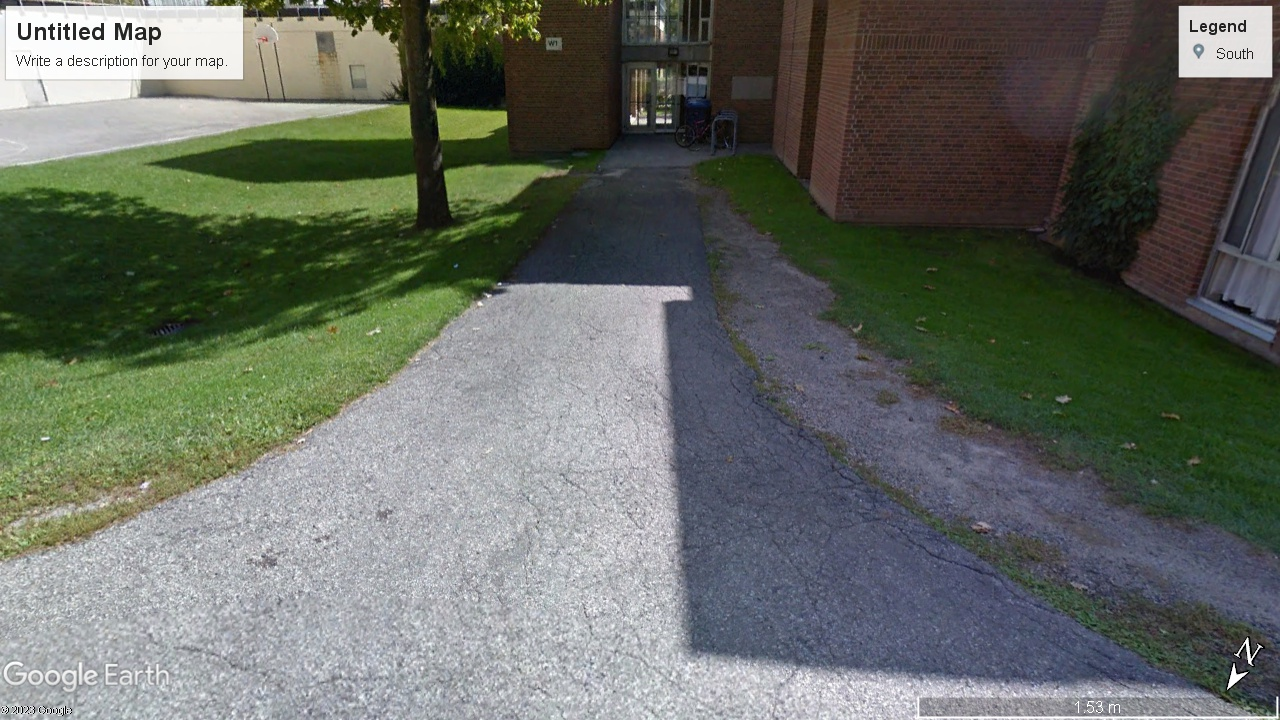
#> input picture Sidewalks/P1.jpg, 1280 x 720 px, given in place of the camera
$ jupyter execute --allow-errors linedetector.ipynb   (shell and % lines are left out)
#> lines starting #> are read from the running program, lines starting #| are printed output that depends on the picture; after the words box and inside, x2 and y2 are one past the last pixel; in counts of white or black regions, pixels touching at a corner belong together
#> further down, image is the input picture: shape (720, 1280, 3); mean B, G, R 98.4, 106.6, 101.6
#> `hsv = cv2.cvtColor(image, cv2.COLOR_BGR2HSV)`: hsv: shape (720, 1280, 3); mean H, S, V 74.5, 69.1, 113.5
#> `h, s, v = cv2.split(hsv)`:
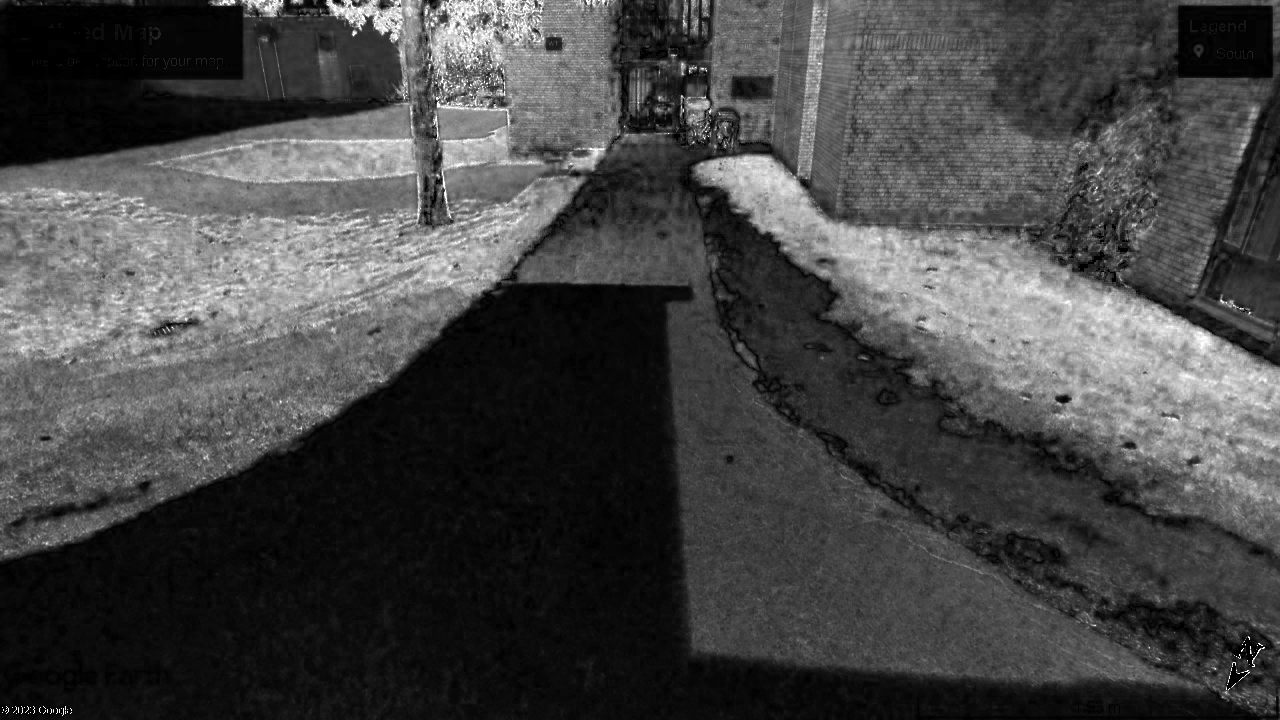
#> s: shape (720, 1280); min 0, max 255, mean 69.1
#> `value_mask = cv2.inRange(v, lower_value_threshold, upper_value_thresho..`:
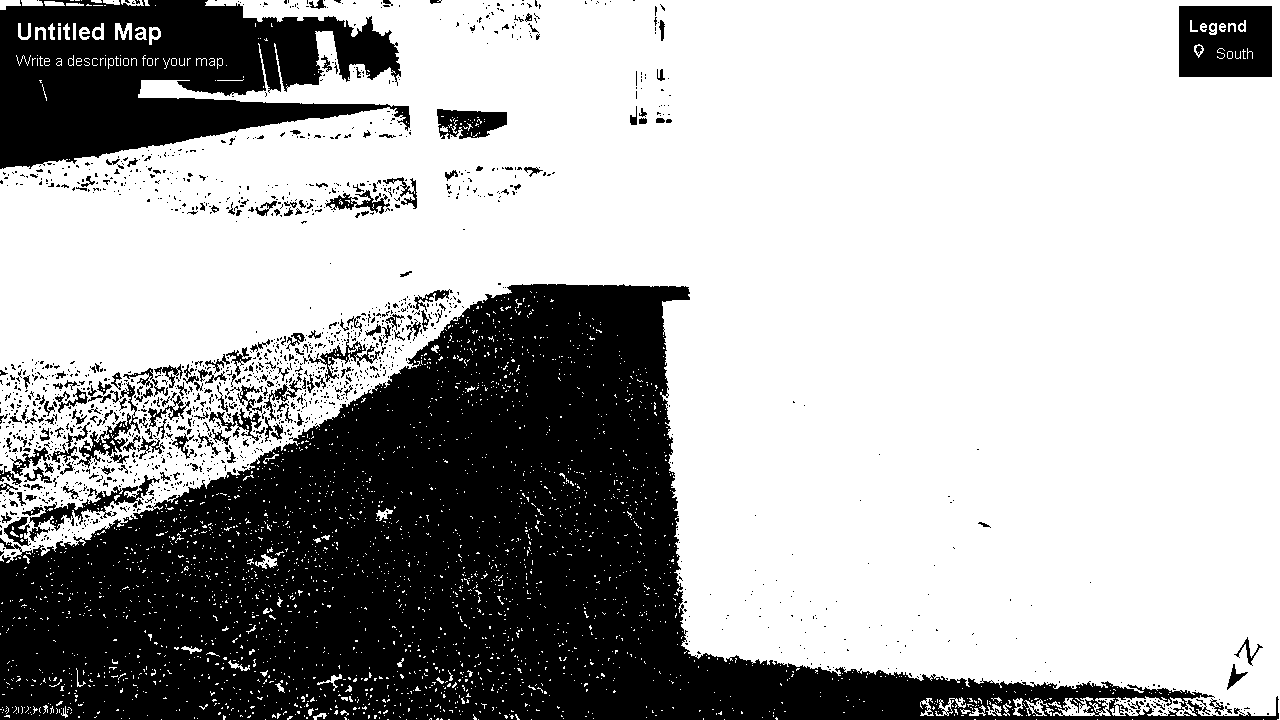
#> value_mask: shape (720, 1280); 67.9% white; 1626 black regions (1438 under 20 px), largest, box (x1, y1, x2, y2) and area: (0, 284, 1279, 720) 223837, (0, 0, 410, 169) 43208, (1179, 6, 1272, 77) 6086
#> `hue_mask = cv2.inRange(h, lower_hue_threshold, upper_hue_threshold)`: hue_mask: shape (720, 1280); 34.3% white; 794 white regions (601 under 20 px), largest, box (x1, y1, x2, y2) and area: (0, 0, 640, 516) 168587, (688, 48, 1280, 553) 104249, (867, 474, 1280, 720) 11401
#> `composite_mask = cv2.bitwise_and(value_mask, hue_mask)`: composite_mask: shape (720, 1280); 30.2% white; 534 white regions (450 under 20 px), largest, box (x1, y1, x2, y2) and area: (0, 0, 640, 508) 146575, (688, 49, 1280, 553) 104197, (867, 474, 1276, 716) 11209
#> `equalized = cv2.equalizeHist(img_gry)`:
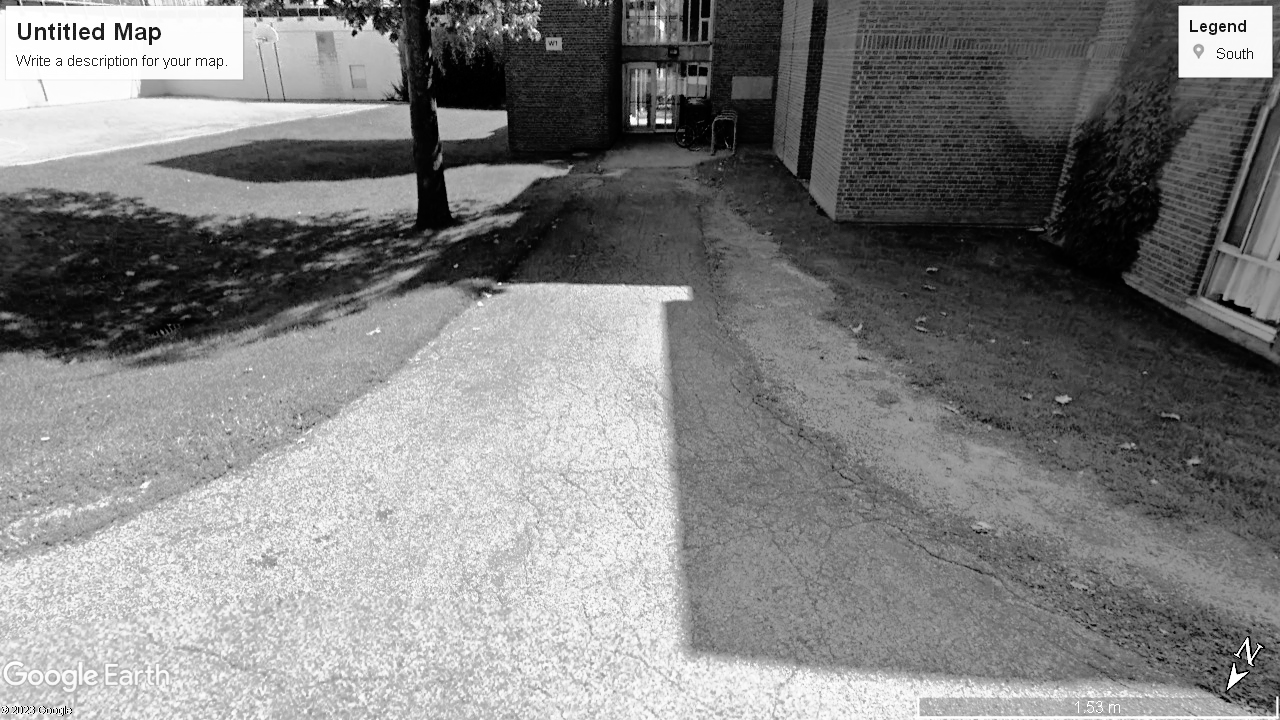
#> equalized: shape (720, 1280); min 0, max 255, mean 128.3
#> `ret, img_Otsubin = cv2.threshold(img_gry, 10, 255, cv2.THRESH_BINARY)`: img_Otsubin: shape (720, 1280); 99.7% white; black in thin lines or dots
#> `edges = cv2.Canny(image=imagetocanny, threshold1=200, threshold2=200)`:
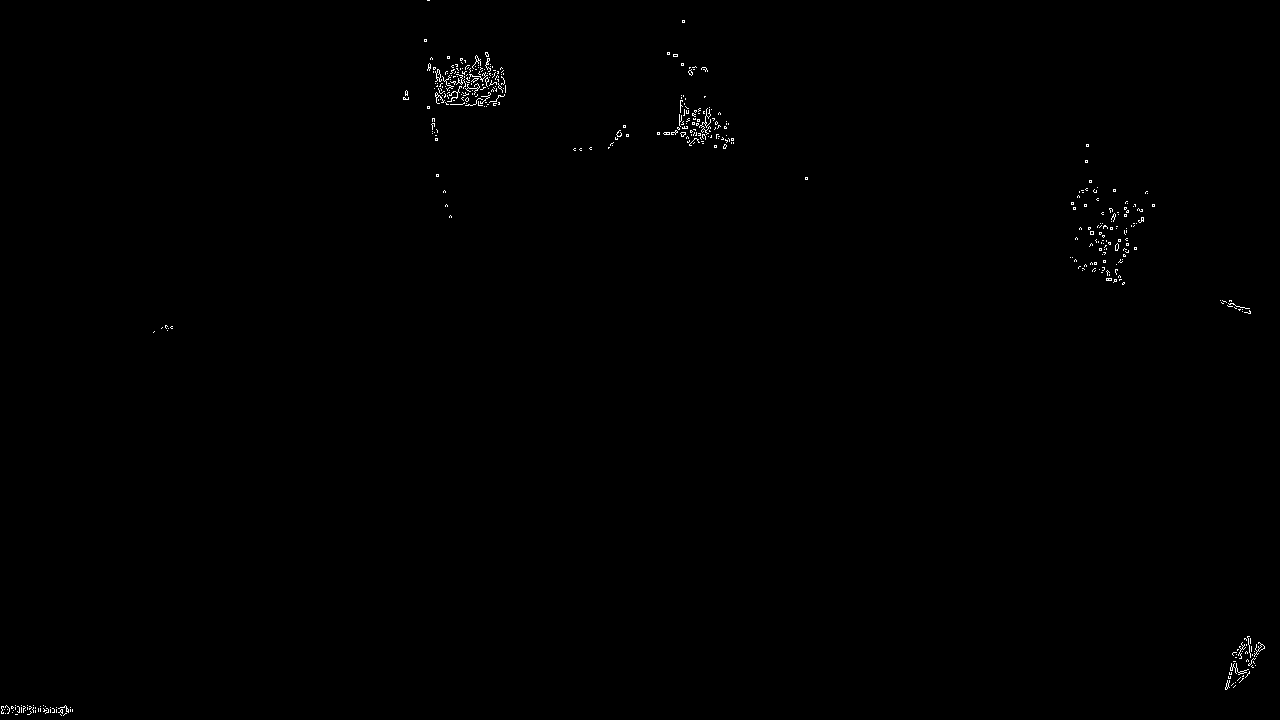
#> edges: shape (720, 1280); 0.29% white in thin lines or dots
#> `line_image = np.copy(img_Otsubin) * 0`: line_image: shape (720, 1280); every value is 0
#> `lines = cv2.HoughLinesP(edges, 1, np.pi/100, 15, np.array([]), 100, 30)`: lines = None
[cell 1]
import matplotlib.pyplot as plt

[cell 2]
import cv2
import numpy as np
import math

vid = cv2.VideoCapture(2)
white_image = np.ones((1080, 1920, 3), np.uint8) * 256

#> (the rest of this cell did not finish here and is left out)

$ run again, on Sidewalks/P10.jpg
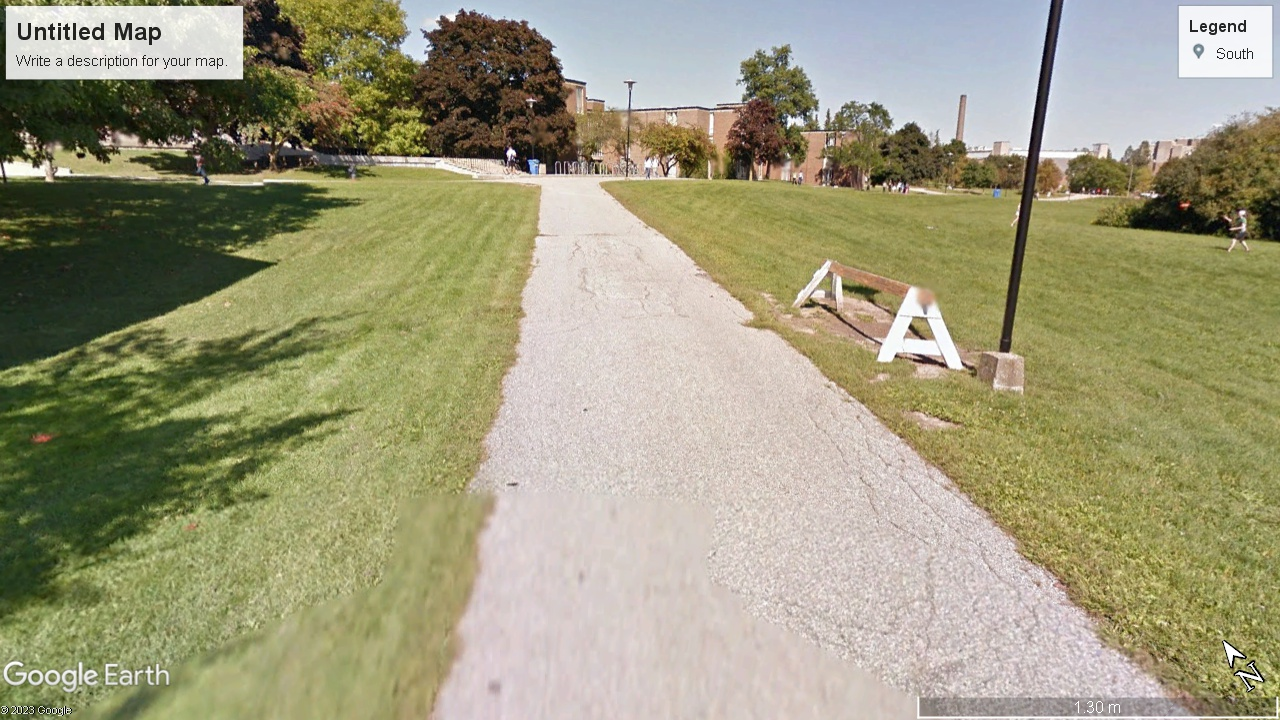
#> input picture Sidewalks/P10.jpg, 1280 x 720 px, given in place of the camera
#> image is the input picture: shape (720, 1280, 3); mean B, G, R 124.2, 153.9, 157.2
#> hsv: shape (720, 1280, 3); mean H, S, V 37.7, 75.5, 161.6
#> `value_mask = cv2.inRange(v, lower_value_threshold, upper_value_thresho..`:
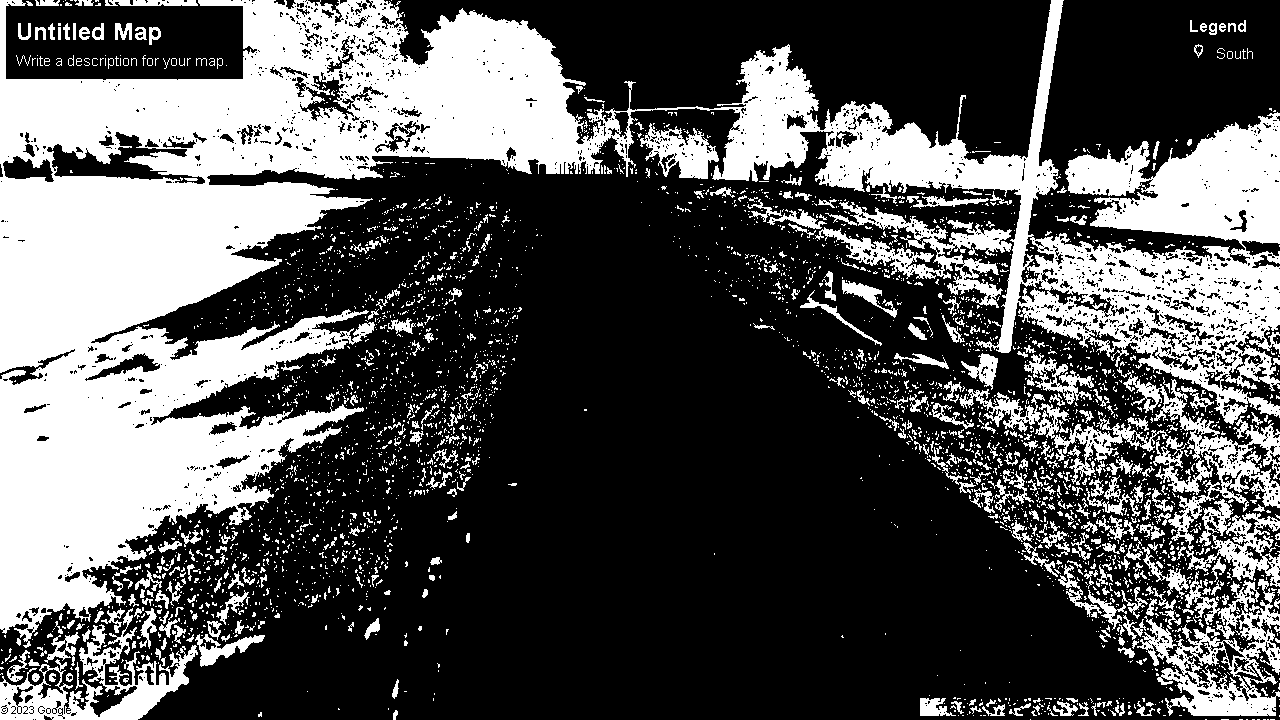
#> value_mask: shape (720, 1280); 33.4% white; 3687 white regions (3265 under 20 px), largest, box (x1, y1, x2, y2) and area: (0, 0, 1280, 648) 229123, (1137, 571, 1280, 716) 8093, (0, 608, 198, 720) 6750
#> hue_mask: shape (720, 1280); 32.1% white; 920 white regions (671 under 20 px), largest, box (x1, y1, x2, y2) and area: (0, 137, 518, 720) 200449, (0, 0, 298, 159) 29613, (1017, 189, 1280, 388) 20820
#> composite_mask: shape (720, 1280); 18.8% white; 2459 white regions (2089 under 20 px), largest, box (x1, y1, x2, y2) and area: (0, 176, 375, 648) 96871, (1018, 249, 1280, 388) 13708, (0, 0, 208, 159) 11024
#> img_Otsubin: shape (720, 1280); 99.9% white; black in thin lines or dots
#> edges: shape (720, 1280); 0.3% white in thin lines or dots
#> line_image: shape (720, 1280); every value is 0
#> lines = [[1030, 138, 1051, 2], [1021, 207, 1053, 7], [429, 119, 564, 102], [1020, 207, 1053, 2], [445, 109, 546, 69], [452, 101, 557, 107]]
#> the loop `for line in lines:` made 6 passes
#> after the loop `while x1 > 0:`: x1 = 0; y1 = 79
#> after the loop `while y2 > 0:`: y2 = 0
#> after the loop `while x3 < x:`: x3 = 1280; y3 = 79
#> `cv2.line(image, (x3, y3), (halfx, y), (0, 255, 0), 5)`:
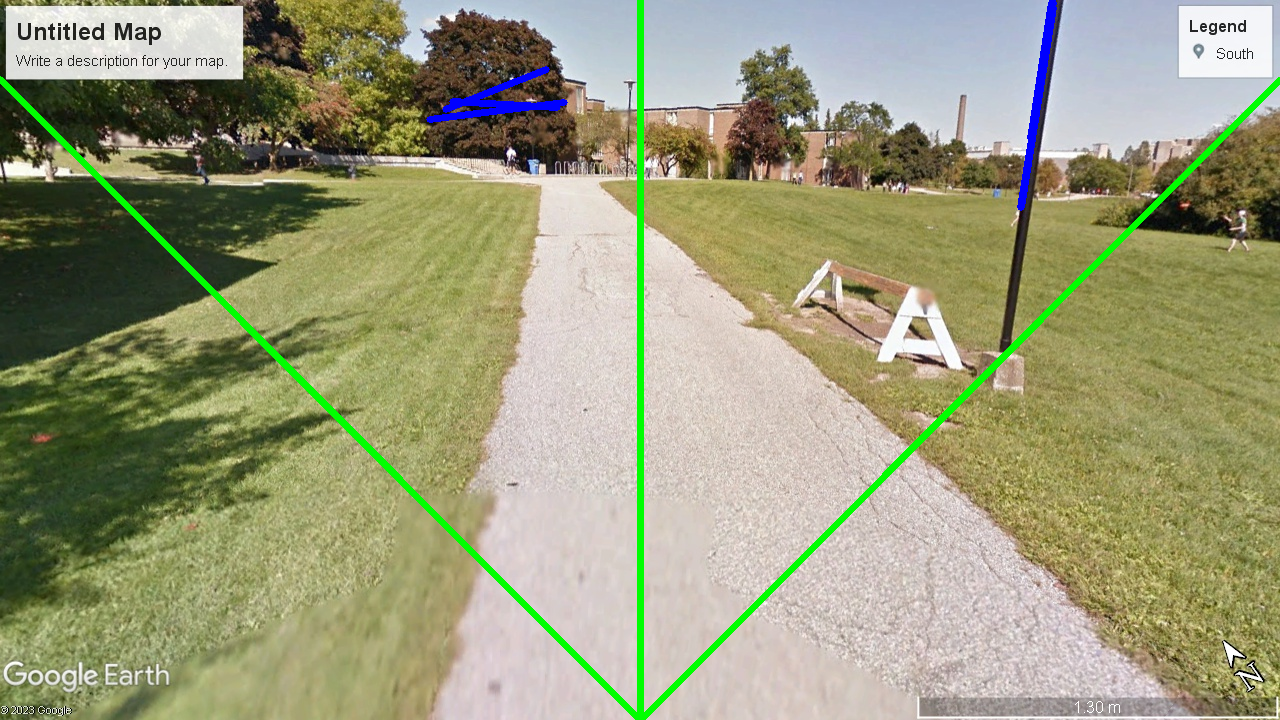
#> image: shape (720, 1280, 3); mean B, G, R 122.5, 155.3, 153.8
#| [905, 719, 905]
#> white_image: shape (1080, 1920, 3) uint16; every value is 256
